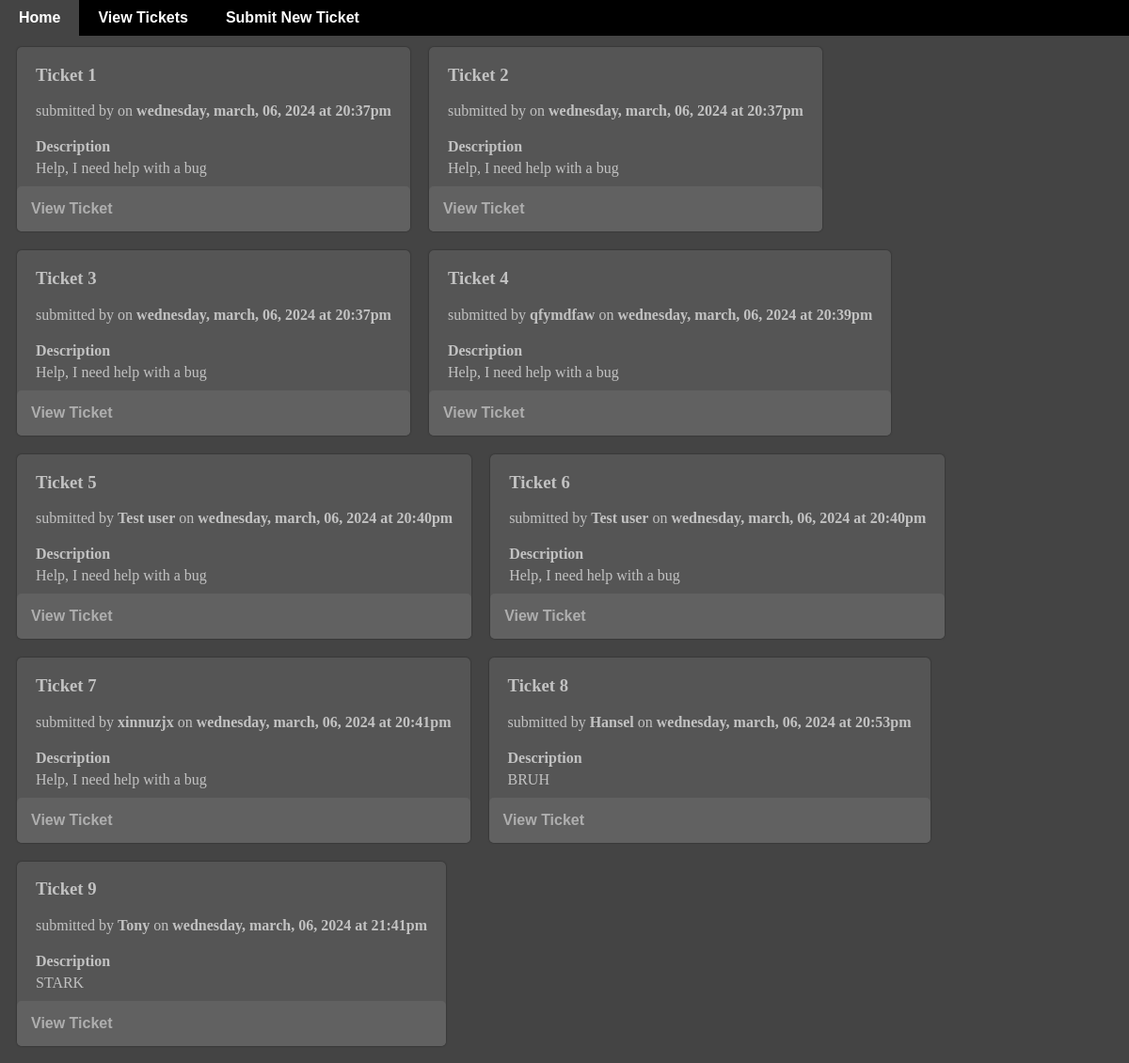
Page /tickets on the committed database.
### ticketing/models.py (models this page shows)
class Ticket(models.Model):
    submitter = models.CharField(max_length=100)
    body = models.CharField(max_length=1000)
    created_at = models.DateTimeField(auto_now_add=True)

### ticketing/views.py (the view)
# urls.py: path('tickets', views.tickets, name='tickets'),
def tickets(request):
    all_tickets = Ticket.objects.all()
    return render(request, 'tickets.html', {'tickets': all_tickets})

### ticketing/templatetags/mytags.py (called while the page is built)
def mydate(oldvalue, miltime=False):
    if miltime:
        return oldvalue.strftime(time_format_mil).lower()
    return oldvalue.strftime(time_format)

### ticketing/templates/tickets.html (shortened to what this page needs)
{% extends "applayout-dark.html" %}
{% block title %}
{% load mytags %}
{% endblock %}
{% block content %}
    <div class="tickets">
        {% for ticket in tickets %}
        <div class="ticket">
            <h3>Ticket {{ticket.pk}}</h3>
            <div class="info">
                submitted by <strong>{{ticket.submitter}}</strong>
                on <strong>{{ticket.created_at|mydate:True}}</strong>
            </div>
            <h4>Description</h4>
            <div class="body">{{ticket.body}}</div>
            <a class="viewticket" href="{% url 'ticket' ticket.pk %}">View Ticket</a>
        </div>
        {% endfor %}
    </div>
{% endblock %}

### ticketing/templates/applayout-dark.html (shortened to what this page needs)
<!DOCTYPE html>
<html lang="en">
{% load static %}
<head>
    <link href="{% static 'style-dark.css' %}" rel="stylesheet">
</head>
<body>
    <nav>
        <a href="/">Home</a>
        <a href="/tickets">View Tickets</a>
        <a href="/submit">Submit New Ticket</a>
    </nav>
    <section class="content">
        {% block content %} {% endblock %}
    </section>
</body>
</html>

### ticketing/static/style-dark.css (style rules this page uses)
body, input, textarea { background: #444; }
.tickets { display: flex; flex-wrap: wrap; }
.ticket { margin: 10px; background: #555; border-radius: 5px; box-shadow: 0px 0px 2px 0px rgba(0, 0, 0, 0.5); }
.ticket > * { color: #c2c2c2; padding: 0 20px; }
.ticket h4 { margin: 20px 0 5px 0; }
.ticket a { color: #aeaeae; margin-top: 10px; padding: 15px; display: block; border-radius: 5px; background: #616161; }

### ticketing/templates/applayout-dark.html (style rules this page uses)
nav { position: fixed; top: 0; left: 0; width: 100vw; background-color: black; color: white; display: flex; }
a { padding: 10px 20px; color: white; font-family: Arial; font-weight: bold; text-decoration: none; transition: ease 0.2s all; }
.content { margin-top: 40px; }

### rows in the picture
Ticket: pk "1", created_at|mydate "wednesday, march, 06, 2024 at 20:37pm", body "Help, I need help with a bug"
Ticket: pk "2", created_at|mydate "wednesday, march, 06, 2024 at 20:37pm", body "Help, I need help with a bug"
Ticket: pk "3", created_at|mydate "wednesday, march, 06, 2024 at 20:37pm", body "Help, I need help with a bug"
Ticket: pk "4", submitter "qfymdfaw", created_at|mydate "wednesday, march, 06, 2024 at 20:39pm", body "Help, I need help with a bug"
Ticket: pk "5", submitter "Test user", created_at|mydate "wednesday, march, 06, 2024 at 20:40pm", body "Help, I need help with a bug"
Ticket: pk "6", submitter "Test user", created_at|mydate "wednesday, march, 06, 2024 at 20:40pm", body "Help, I need help with a bug"
Ticket: pk "7", submitter "xinnuzjx", created_at|mydate "wednesday, march, 06, 2024 at 20:41pm", body "Help, I need help with a bug"
Ticket: pk "8", submitter "Hansel", created_at|mydate "wednesday, march, 06, 2024 at 20:53pm", body "BRUH"
Ticket: pk "9", submitter "Tony", created_at|mydate "wednesday, march, 06, 2024 at 21:41pm", body "STARK"
